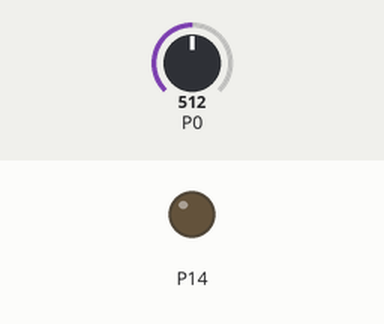
Bench run of a program on a simulated BBC micro:bit running MicroPython. Shown: output pins drawn as LEDs (lit = HIGH). Inputs (shaded band) come from the test bench; at power-on: P0 = 512 (analog values on the 0–1023 scale). What the program prints to the serial console is not drawn. At 2.6 s the program stops and its outputs stay as they are.

Above: at 0.1 s.
At 2.1 s:
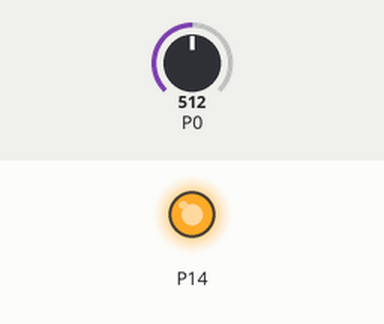
Timing chart, 0 to 3.6 s (numbered marks = the images above):
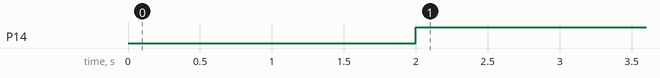

The program:

rc_charge.py
```python
# Programme de test de période d'une boucle
# Linéarité des intervalles de temps dans le grapheur de Mu Code

from microbit import *
from utime import ticks_ms

Dt = 10
t = []
u = []

# Décharge
pin14.write_digital(0)
sleep(2000)

# Début Charge
to = ticks_ms()
pin14.write_digital(1)

for i in range(60):
    t.append(ticks_ms()-to)
    u.append(pin0.read_analog())
    sleep(Dt)

for i in range(50):
    print("temps", t[i], "tension",u[i])
```

Measured:
- by itself, P14: LOW → HIGH at 2.0 s
